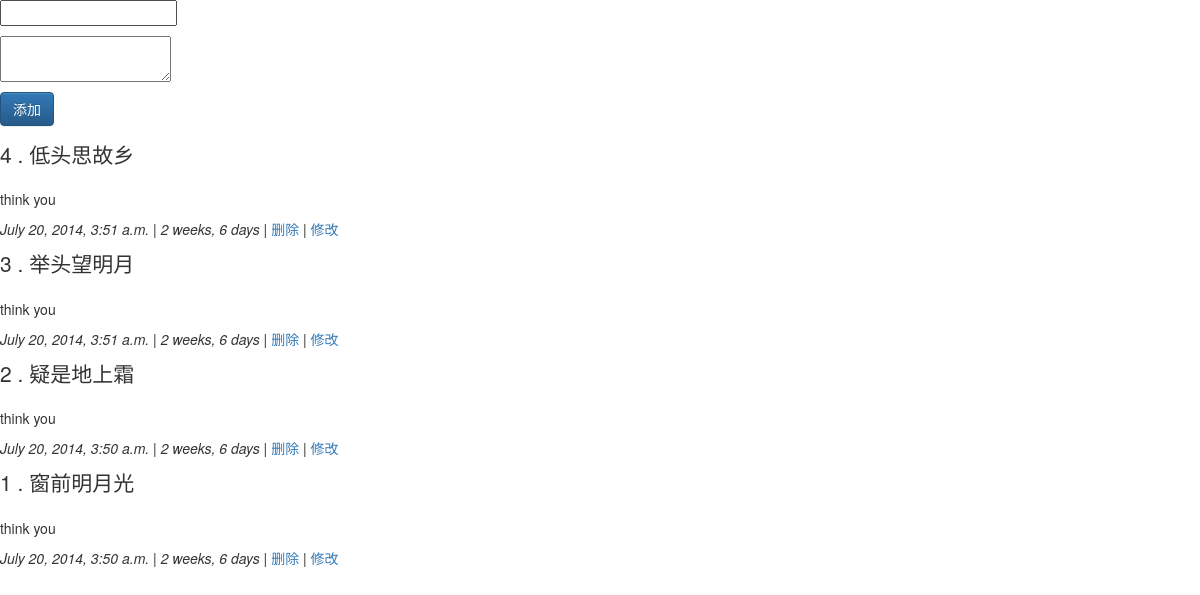
Page /list on the committed database.
### zhyblog/models.py (models this page shows, shortened)
class Blog(models.Model):
	title = models.CharField(max_length=140)
	content = models.TextField()
	create_date = models.DateTimeField(auto_now_add = True)

### zhyblog/views.py (the view)
# urls.py: url(r'^list$', 'zhyblog.views.blog_list'),
def blog_list(request):
	blogs = Blog.objects.filter().order_by('-id')
	d = {'blogs':blogs}
	return render_to_response('list.html', d, context_instance=RequestContext(request))

### zhyblog/templates/list.html (shortened to what this page needs)
<head>
<link rel="stylesheet" href="http://cdn.bootcss.com/bootstrap/3.2.0/css/bootstrap.min.css">
<link rel="stylesheet" href="http://cdn.bootcss.com/bootstrap/3.2.0/css/bootstrap-theme.min.css">
</head>
<form action="blog_create" method="POST">
	<input name="a" value=""></p>
	<textarea name="b"></textarea></p>
	<button class="btn btn-primary">添加</button>
</form>
{%for b in blogs%}
	<p class="lead">{{b.id}} . {{b.title}}</p></p>
	{{b.content}}</p>
<em>{{b.create_date}} | {{b.create_date|timesince}} | </em>
	<a class="" href="/blog_delete/{{b.id}}">删除</a> |
	<a class="" href="/blog_update/{{b.id}}">修改</a></p>
{%endfor%}

### rows in the picture
Blog: id "4", title "低头思故乡", content "think you", create_date "July 20, 2014, 3:51 a.m.", create_date "2 weeks, 6 days"
Blog: id "3", title "举头望明月", content "think you", create_date "July 20, 2014, 3:51 a.m.", create_date "2 weeks, 6 days"
Blog: id "2", title "疑是地上霜", content "think you", create_date "July 20, 2014, 3:50 a.m.", create_date "2 weeks, 6 days"
Blog: id "1", title "窗前明月光", content "think you", create_date "July 20, 2014, 3:50 a.m.", create_date "2 weeks, 6 days"
